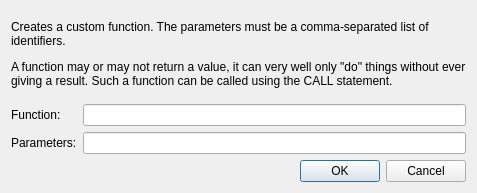
<?xml version="1.0" encoding="UTF-8"?>
<ui version="4.0">
 <class>AlgoFuncStmt</class>
 <widget class="QDialog" name="AlgoFuncStmt">
  <property name="windowModality">
   <enum>Qt::WindowModal</enum>
  </property>
  <property name="geometry">
   <rect>
    <x>0</x>
    <y>0</y>
    <width>477</width>
    <height>193</height>
   </rect>
  </property>
  <property name="windowTitle">
   <string>Define function</string>
  </property>
  <property name="windowIcon">
   <iconset resource="../turing.qrc">
    <normaloff>:/action/media/settings.png</normaloff>:/action/media/settings.png</iconset>
  </property>
  <property name="modal">
   <bool>true</bool>
  </property>
  <layout class="QVBoxLayout" name="verticalLayout">
   <item>
    <widget class="QLabel" name="label">
     <property name="text">
      <string>&lt;html&gt;&lt;head/&gt;&lt;body&gt;&lt;p&gt;Creates a custom function. The parameters must be a comma-separated list of identifiers.&lt;/p&gt;&lt;p&gt;A function may or may not return a value, it can very well only &amp;quot;do&amp;quot; things without ever giving a result. Such a function can be called using the CALL statement.&lt;/p&gt;&lt;/body&gt;&lt;/html&gt;</string>
     </property>
     <property name="wordWrap">
      <bool>true</bool>
     </property>
    </widget>
   </item>
   <item>
    <layout class="QGridLayout" name="gridLayout">
     <item row="0" column="0">
      <widget class="QLabel" name="label_2">
       <property name="text">
        <string>Function:</string>
       </property>
      </widget>
     </item>
     <item row="0" column="1">
      <widget class="QLineEdit" name="txtFunction"/>
     </item>
     <item row="1" column="1">
      <widget class="QLineEdit" name="txtArguments"/>
     </item>
     <item row="1" column="0">
      <widget class="QLabel" name="label_3">
       <property name="text">
        <string>Parameters:</string>
       </property>
      </widget>
     </item>
    </layout>
   </item>
   <item>
    <widget class="QDialogButtonBox" name="buttonBox">
     <property name="orientation">
      <enum>Qt::Horizontal</enum>
     </property>
     <property name="standardButtons">
      <set>QDialogButtonBox::Cancel|QDialogButtonBox::Ok</set>
     </property>
    </widget>
   </item>
  </layout>
 </widget>
 <resources>
  <include location="../turing.qrc"/>
 </resources>
 <connections>
  <connection>
   <sender>buttonBox</sender>
   <signal>accepted()</signal>
   <receiver>AlgoFuncStmt</receiver>
   <slot>accept()</slot>
   <hints>
    <hint type="sourcelabel">
     <x>248</x>
     <y>254</y>
    </hint>
    <hint type="destinationlabel">
     <x>157</x>
     <y>274</y>
    </hint>
   </hints>
  </connection>
  <connection>
   <sender>buttonBox</sender>
   <signal>rejected()</signal>
   <receiver>AlgoFuncStmt</receiver>
   <slot>reject()</slot>
   <hints>
    <hint type="sourcelabel">
     <x>316</x>
     <y>260</y>
    </hint>
    <hint type="destinationlabel">
     <x>286</x>
     <y>274</y>
    </hint>
   </hints>
  </connection>
 </connections>
</ui>
